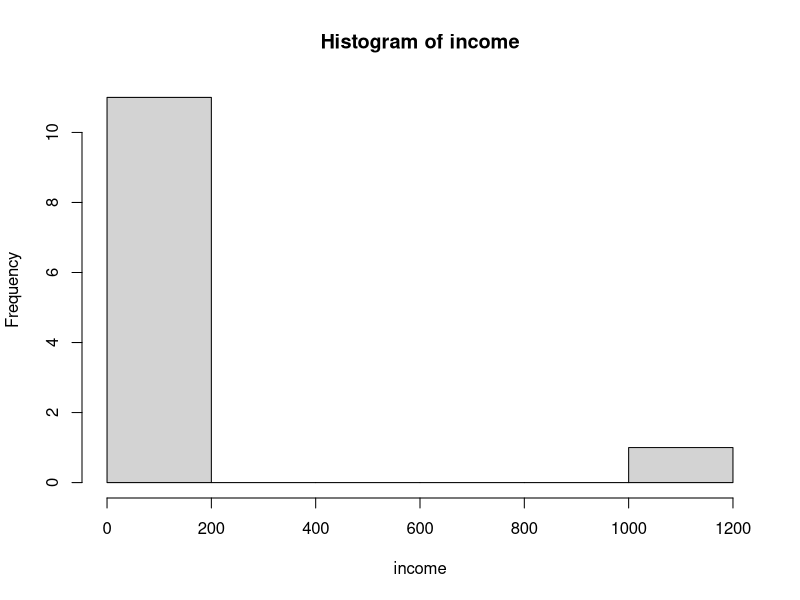
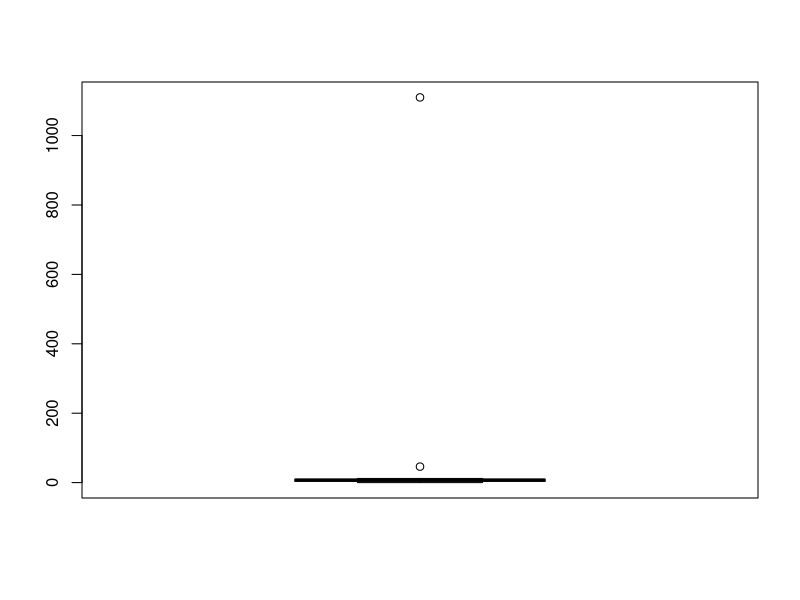
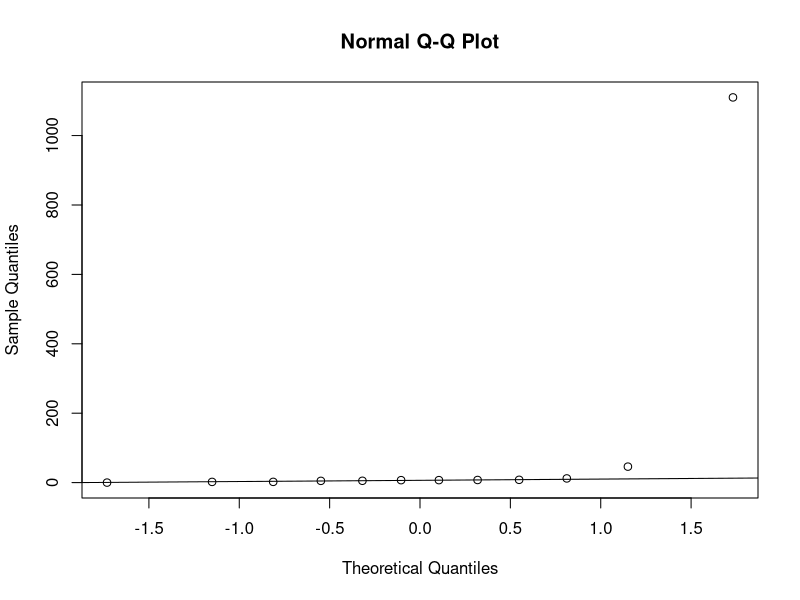

Source code (R) for these figures, in order:
## ---- chunk 1
income=c(7,1110,7.1,5.2,8,12,0,5,2.1,2,46,7.5)
hist(income)
boxplot(income)
qqnorm(income)
qqline(income)

